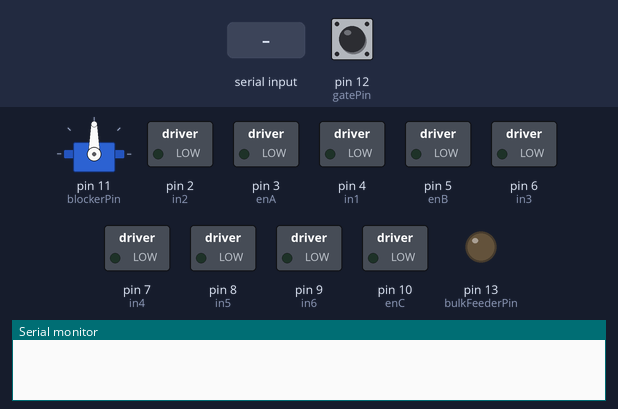
The sketch below on a simulated Arduino Uno, built with avr-gcc and run on an emulated ATmega328P. On the bench: servo, switched loads named in the sketch (green lamp = pin HIGH), output pins drawn as LEDs (lit = HIGH), the last lines printed to the serial monitor. Inputs (shaded band) come from the test bench; at power-on: pin 12 (gatePin) HIGH.

Above: at 1.2 s.
1.3 s: "m" received over Serial
At 2.0 s:
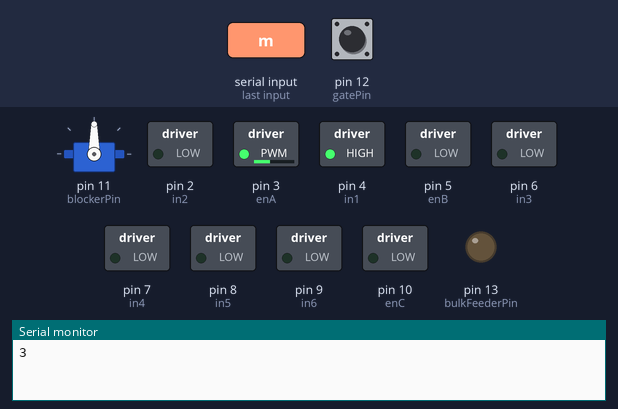
2.8 s: byte 113 ('q') received over Serial
At 3.1 s:
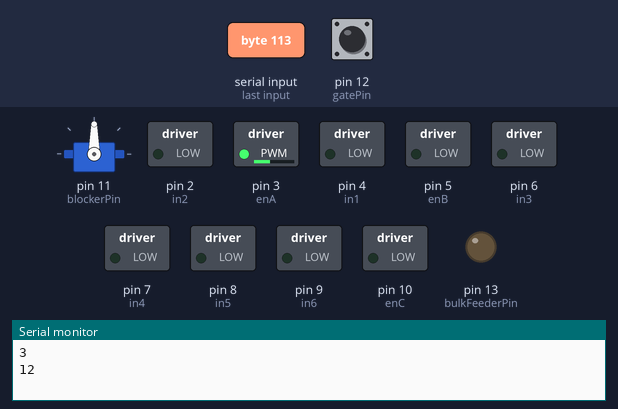
4.3 s: byte 97 ('a') received over Serial
At 5.5 s:
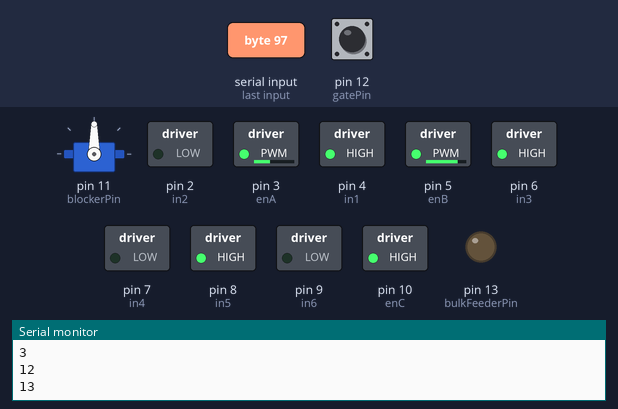
5.8 s: byte 120 ('x') received over Serial
At 6.6 s:
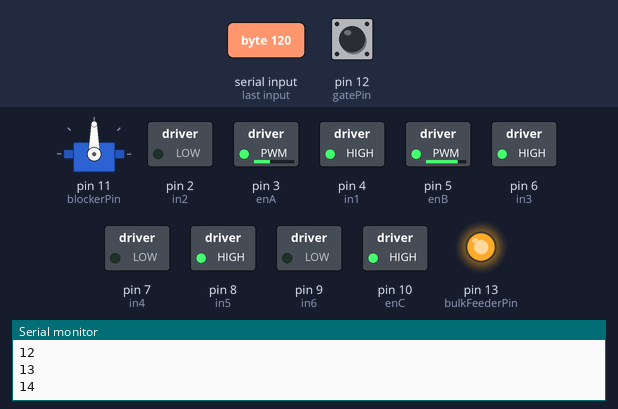
7.3 s: byte 102 ('f') received over Serial
At 7.8 s:
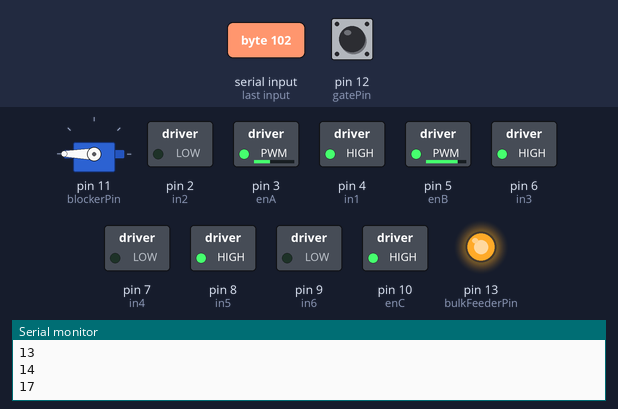
8.8 s: byte 121 ('y') received over Serial
At 10.1 s:
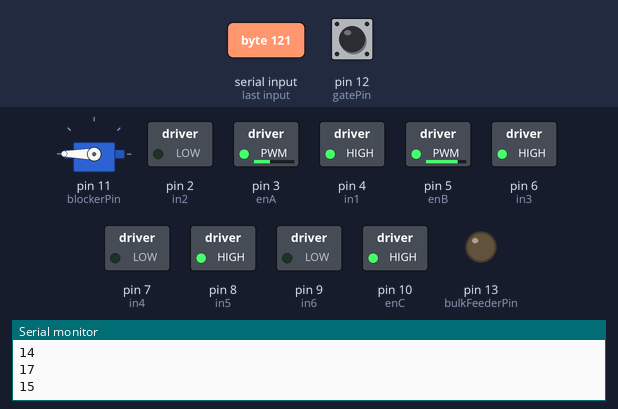
Timing chart, 0 to 11.3 s (numbered marks = the images above; inputs shaded):
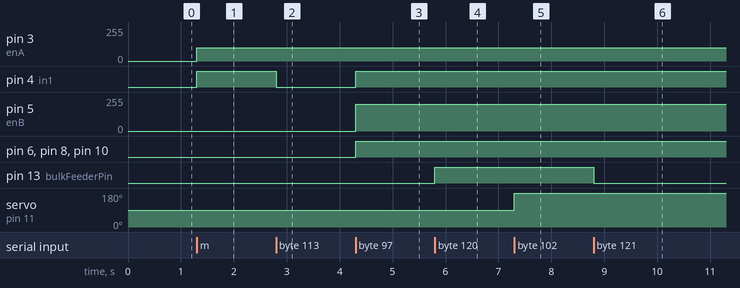

The sketch:

ard_motor_light_gateV5.ino
```cpp
#include <Servo.h>

Servo blocker;

int data = 0;
bool gateStatus = 1;
bool oldGateStatus = 1;
bool SecondGateStatus;
const int gatePin =12;
const int bulkFeederPin = 13;

const int blockerPin = 11;
const int blockerOpen = 90;
const int blockerClosed = 180;

const int pwm_m1 = 100;
const int pwm_m2 = 200;
const int pwm_m3 = 255;

char pyInput;
int blockerVal = 0;


// connect motor controller pins to Arduino digital pins
// motor one
const int enA = 3; // pwm port
const int in1 = 4;
const int in2 = 2;

// motor two
const int enB = 5; // pwm port
const int in3 = 6;
const int in4 = 7;

// motor three
const int enC = 10; // pwm port
const int in5 = 8;
const int in6 = 9;

int timer;

void setup() {
  // put your setup code here, to run once:

pinMode(blockerPin, OUTPUT);
blocker.attach(11);

Serial.begin(9600);
pinMode(gatePin, INPUT);
digitalWrite(gatePin, HIGH); // turn on the pullup

 // set all the motor control pins to outputs
 pinMode(enA, OUTPUT);
 pinMode(in1, OUTPUT);
 pinMode(in2, OUTPUT);

 pinMode(enB, OUTPUT);
 pinMode(in3, OUTPUT);
 pinMode(in4, OUTPUT);


 pinMode(enC, OUTPUT);
 pinMode(in5, OUTPUT);
 pinMode(in6, OUTPUT);

 pinMode(bulkFeederPin, OUTPUT);


}

void loop() {
  // put your main code here, to run repeatedly:


if(Serial.available()>0){

  oldGateStatus = gateStatus;     //used for checking old gateStatus with the new one
  gateStatus = digitalRead(gatePin);
  pyInput = Serial.read();
    if(oldGateStatus == HIGH && gateStatus == LOW){ // compares if the lightgate switched from no bolt to bolt
      SecondGateStatus = HIGH;
      //Serial.println();

    }
    // return the gate status when the light gate is broken, or was broken since the gate was closed
    if((pyInput == 'l' && gateStatus == LOW)||(pyInput == 'l' && SecondGateStatus == HIGH)){
      data = 1;
      SecondGateStatus = LOW;
      Serial.println(data);

    }
    else if(pyInput == 'l' && gateStatus == HIGH){ // return the gate status when the light gate is unbroken
      data = 2;
      Serial.println(data);
    }

    else if(pyInput == 'm'){ // forward motor 1
      data = 3;
      digitalWrite(in1, HIGH);
      digitalWrite(in2, LOW);
      analogWrite(enA, (pwm_m1));

      Serial.println(data);
    }
    else if(pyInput == 'n'){ // stop motor 1
      data = 4;
      digitalWrite(in1, LOW);
      digitalWrite(in2, LOW);

      Serial.println(data);
    }
    else if(pyInput == 'o'){ // reverse motor 1
      data = 5;
      digitalWrite(in1, LOW);
      digitalWrite(in2, HIGH);
      analogWrite(enA, pwm_m1);

      Serial.println(data);
    }

    else if(pyInput == 'r'){ // forward motor 2
      data = 6;
      digitalWrite(in3, HIGH);
      digitalWrite(in4, LOW);
      analogWrite(enB, pwm_m2);

      Serial.println(data);
    }
    else if(pyInput == 's'){ // stop motor 2
      data = 7;
      digitalWrite(in3, LOW);
      digitalWrite(in4, LOW);

      Serial.println(data);
    }
    else if(pyInput == 't'){ // reverse motor 2
      data = 8;
      digitalWrite(in3, LOW);
      digitalWrite(in4, HIGH);
      analogWrite(enB, pwm_m2);

      Serial.println(data);
    }

    else if(pyInput == 'u'){ // forward motor 3
      data = 9;
      digitalWrite(in5, HIGH);
      digitalWrite(in6, LOW);
      analogWrite(enC, pwm_m3);

      Serial.println(data);
    }
    else if(pyInput == 'v'){ // stop motor 3
      data = 10;
      digitalWrite(in5, LOW);
      digitalWrite(in6, LOW);

      Serial.println(data);
    }
    else if(pyInput == 'w'){ // reverse motor 3
      data = 11;
      digitalWrite(in5, LOW);
      digitalWrite(in6, HIGH);
      analogWrite(enC, pwm_m3);

      Serial.println(data);

    }
    else if(pyInput == 'q'){ // reverse motor 3
      data = 12;
      digitalWrite(in1, LOW);
      digitalWrite(in2, LOW);
      //analogWrite(enC, 0);
      digitalWrite(in3, LOW);
      digitalWrite(in4, LOW);
      //analogWrite(enC, 0);
      digitalWrite(in5, LOW);
      digitalWrite(in6, LOW);
      //analogWrite(enC, 0);

      Serial.println(data);
    }

    else if(pyInput == 'a'){ // start all
      data = 13;
      digitalWrite(in1, HIGH);
      digitalWrite(in2, LOW);
      analogWrite(enA, pwm_m1);
      digitalWrite(in3, HIGH);
      digitalWrite(in4, LOW);
      analogWrite(enB, pwm_m2);
      digitalWrite(in5, HIGH);
      digitalWrite(in6, LOW);
      analogWrite(enC, pwm_m3);

      Serial.println(data);
    }


else if(pyInput == 'x'){ // start bulkFeeder
      data = 14;
      digitalWrite(bulkFeederPin, HIGH);

      Serial.println(data);
    }

else if(pyInput == 'y'){ // stop bulkFeeder
      data = 15;
      digitalWrite(bulkFeederPin, LOW);

      Serial.println(data);
    }

else if(pyInput == 'e'){ // open blocker
      data = 16;
      blocker.write(blockerOpen);

      Serial.println(data);
    }

else if(pyInput == 'f'){ // close blocker
      data = 17;
      SecondGateStatus = 0;           // set signal to check for lightgate
      blocker.write(blockerClosed);

      Serial.println(data);
    }

}

}
```

Measured:
- after the input at 1.3 s, pin 3 (enA): 0/255 → 100/255 at once; pin 4 (in1): LOW → HIGH at once
- after the input at 2.8 s, pin 4 (in1): HIGH → LOW at once
- after the input at 4.3 s, pin 4 (in1), pin 6 (in3), pin 8 (in5), pin 10 (enC): LOW → HIGH at once; pin 5 (enB): 0/255 → 200/255 at once
- after the input at 5.8 s, pin 13 (bulkFeederPin): LOW → HIGH at once
- after the input at 7.3 s, servo on pin 11 (blockerPin): 90° → 180° at once
- after the input at 8.8 s, pin 13 (bulkFeederPin): HIGH → LOW at once
